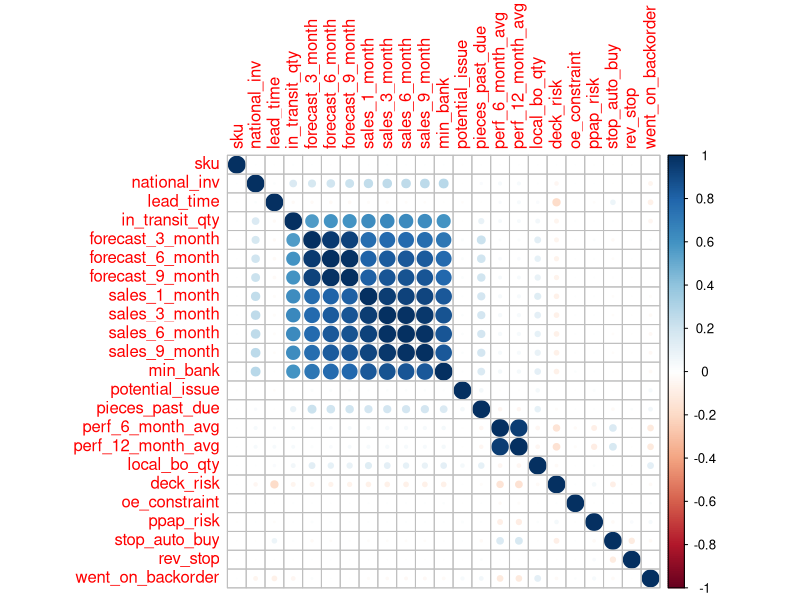
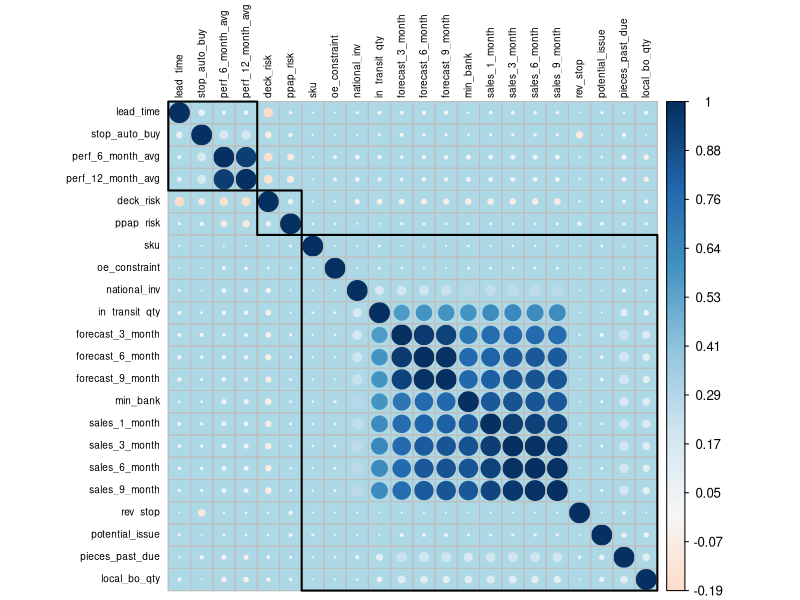
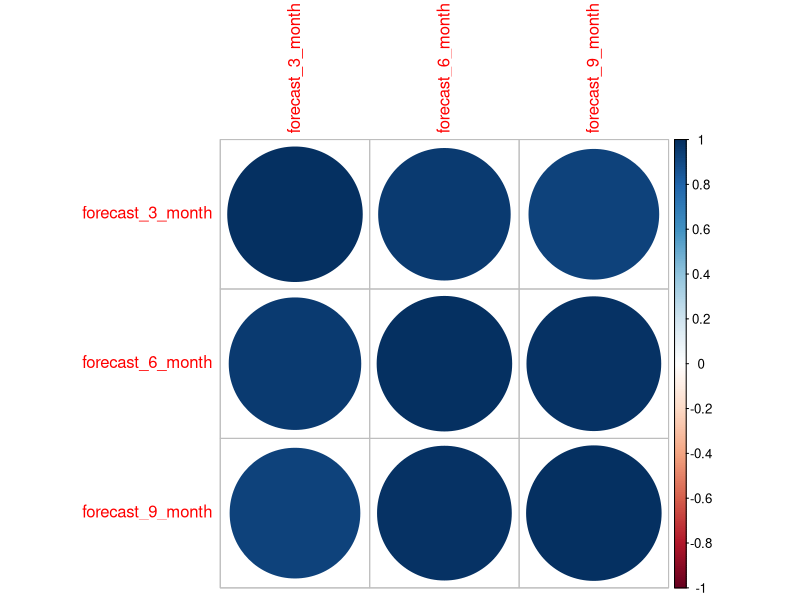
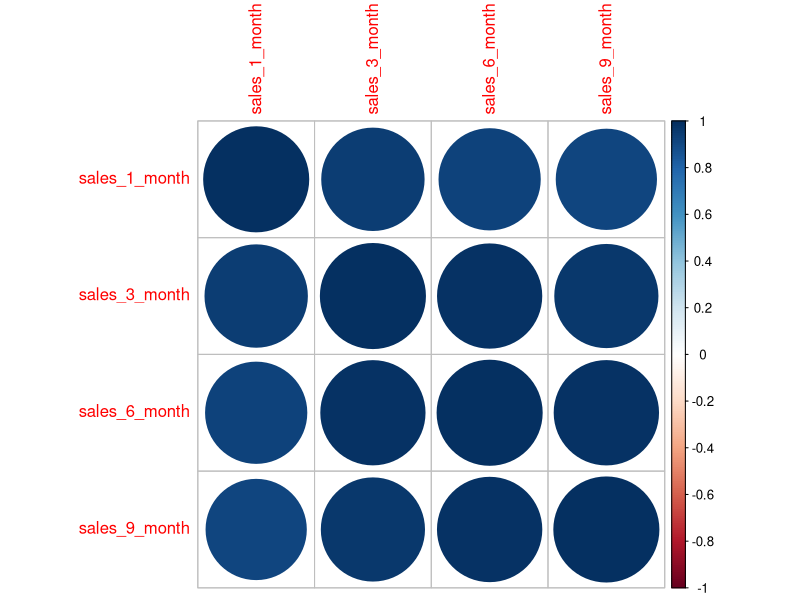
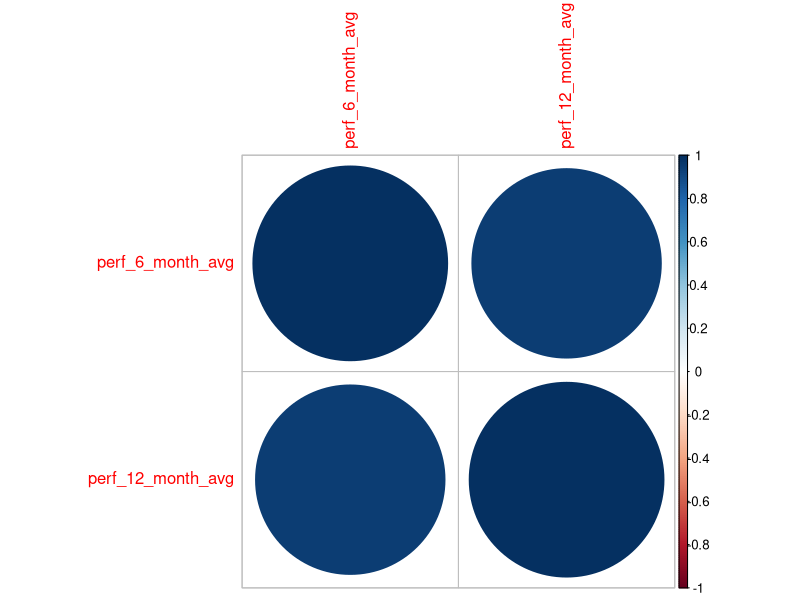
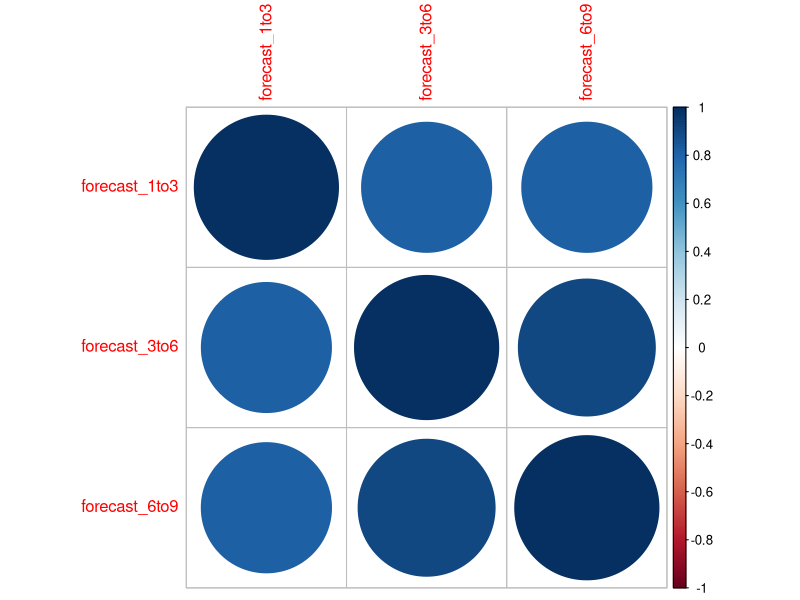
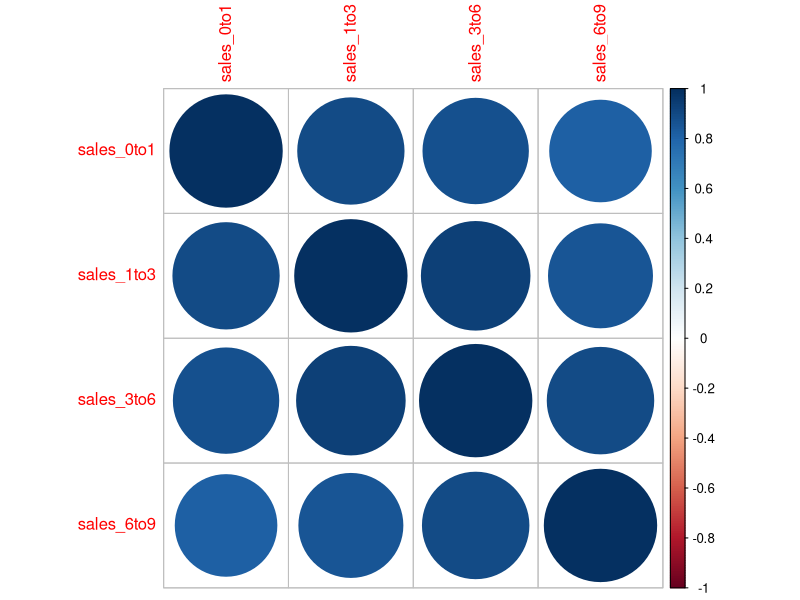
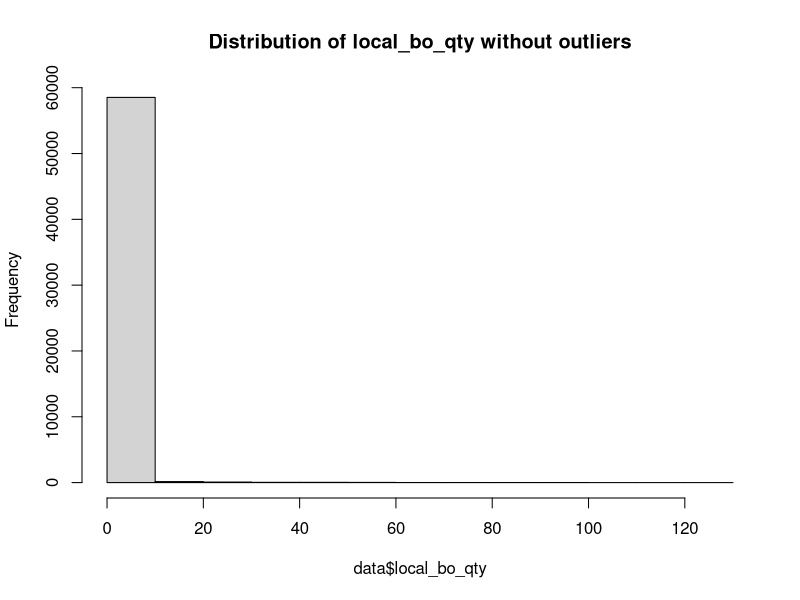

These charts were generated, in order, by the following R code:
## ---- chunk 1
knitr::opts_chunk$set(warning = FALSE, 
                      fig.height = 12,
                      fig.width = 12,
                      fig.align = "center")
## ---- chunk 2
train_before_factor = read.csv("Competition_Train.csv")
missing_values <- any(is.na(train_before_factor))

# Print the result
print(missing_values)
## ---- chunk 3
train = read.csv("Competition_Train.csv")
test = read.csv("Competition_Test.csv")
#str(train)
#str(test)
## ---- chunk 4
train$potential_issue = as.factor(train$potential_issue)
train[18:23] = lapply(train[18:23], as.factor)
#str(train)
test$potential_issue = as.factor(test$potential_issue)
test[18:22] = lapply(test[18:22], as.factor)
#str(test)

## ---- chunk 5
library(plyr)
train$potential_issue = revalue(train$potential_issue, c("0"="No", "1"="Yes"))
train[18:23] = lapply(train[18:23], function(x) revalue(x, c("0"="No", "1"="Yes")))
#str(train)
test$potential_issue = revalue(test$potential_issue, c("0"="No", "1"="Yes"))
test[18:22] = lapply(test[18:22], function(x) revalue(x, c("0"="No", "1"="Yes")))
#str(test)
## ---- chunk 6
temp_train = train
numeric_cols = sapply(temp_train, is.numeric)
# Convert non-numeric columns to numeric
temp_train[!numeric_cols] <- lapply(temp_train[!numeric_cols], as.numeric)  
#str(temp_train)
correlation_matrix = cor(temp_train)
print(correlation_matrix)
library(corrplot)
corrplot(correlation_matrix, method = "circle")
## ---- chunk 7
# Load necessary libraries
library(readr) # For reading data
library(dplyr) # For data manipulation
library(corrplot) # For correlation plot visualization
library(RColorBrewer)

## ---- chunk 8


# Read the dataset
cor_data1 <- read_csv("Competition_Train.csv") # Replace "your_dataset.csv" with the path to your dataset

cor_data1 = subset(cor_data1, select = -c(went_on_backorder))

# Compute correlation matrix
correlation_matrix <- cor(cor_data1)

# Identify correlations with the target variable
#cor_with_target <- correlation_matrix[, "went_on_backorder"]

# Sort correlations in descending order
#cor_with_target_sorted <- sort(cor_with_target, decreasing = TRUE)

# Print correlations with the target variable
#print(cor_with_target_sorted)

col <- colorRampPalette(RColorBrewer::brewer.pal(11, "RdBu"))(200)
corrplot(correlation_matrix, method = "circle", order = "hclust", 
         addrect = 3, tl.cex = 0.6, tl.col = "black", 
         col = col, bg = "lightblue", is.corr = FALSE)

## ---- chunk 9
# Select relevant columns from your data frame
columns_of_interest <- c("forecast_3_month", "forecast_6_month", "forecast_9_month")

# Calculate the correlation matrix
correlation_matrix <- cor(train[, columns_of_interest])

print(correlation_matrix)

# Load the corrplot package
library(corrplot)

# Visualize the correlation matrix
corrplot(correlation_matrix, method = "circle")
## ---- chunk 10
# Select relevant columns from your data frame
columns_of_interest <- c("sales_1_month","sales_3_month","sales_6_month","sales_9_month")

# Calculate the correlation matrix
correlation_matrix <- cor(train[, columns_of_interest])

print(correlation_matrix)

# Load the corrplot package
library(corrplot)

# Visualize the correlation matrix
corrplot(correlation_matrix, method = "circle")
## ---- chunk 11
# Select relevant columns from your data frame
columns_of_interest <- c("perf_6_month_avg","perf_12_month_avg")

# Calculate the correlation matrix
correlation_matrix <- cor(train[, columns_of_interest])

print(correlation_matrix)

# Load the corrplot package
library(corrplot)

# Visualize the correlation matrix
corrplot(correlation_matrix, method = "circle")
## ---- chunk 12
print(colnames(train_before_factor))
## ---- chunk 13
# Assuming your dataset is named "dataset"

factor_col_name <- c("potential_issue", "deck_risk", "oe_constraint", "ppap_risk","stop_auto_buy", "rev_stop")

for (col in factor_col_name) {
  # Count occurrences of each unique value in the column
  table_count <- table(train[[col]])
  
  # Print column name
  cat("Column Name: ", col)
  
  # Print table count
  print(table_count)
  cat("\n")
  
}

## ---- chunk 14
# Subset the dataframe based on the condition train$rev_stop == "yes"
# Subset the dataframe based on the condition train$rev_stop == "yes"
subset_df <- train[train$rev_stop == "Yes", ]

# Extract the value of train$went_on_backorder from the subset
value_of_backorder <- subset_df$went_on_backorder

# Print the value
table(value_of_backorder)

# Subset the dataframe based on the condition train$rev_stop == "yes"
subset_df2 <- train[train$rev_stop == "No", ]

# Extract the value of train$went_on_backorder from the subset
value_of_backorder2 <- subset_df2$went_on_backorder


# Print the value
table(value_of_backorder2)

## ---- chunk 15
# Assuming your dataset is named "dataset" and the numeric column you want to analyze is named "numeric_column"

factor_col_name = c(
"national_inv","lead_time","in_transit_qty","forecast_3_month" ,"forecast_6_month","forecast_9_month" ,"sales_1_month","sales_3_month","sales_6_month","sales_9_month","min_bank","pieces_past_due", "perf_6_month_avg" ,"perf_12_month_avg", "local_bo_qty"
)
for (col in factor_col_name) {
  # Calculate percentiles
  percentiles <- quantile(train[[col]], probs = seq(0, 1, by = 0.1)) # Adjust the sequence to specify desired percentiles
  
  # Convert to a data frame for better display
  percentile_table <- data.frame(Percentile = names(percentiles), Value = as.numeric(percentiles))
  
  title <- paste("Percentile table for column:", col)
  
  # Print the title
  cat(title, "\n")
  
  # Print the percentile table
  print(percentile_table)
}



## ---- chunk 16
factor_col_name <- c(
  "in_transit_qty","pieces_past_due","local_bo_qty"
)

for (col in factor_col_name) {
  # Count non-zero values
  non_zero_count <- sum(train[[col]] != 0)
  
  # Print column name and count of non-zero values
  cat("Number of non-zero values in column", col, ":", non_zero_count,
      " total count: ", non_zero_count/sum(train[[col]])*100, "% \n")
}

## ---- chunk 17
temp_data1 = train
temp_data1$forecast_1to3 = train$forecast_3_month
temp_data1$forecast_3to6 = train$forecast_6_month - train$forecast_3_month
temp_data1$forecast_6to9 = train$forecast_9_month - train$forecast_6_month
average_forecast_3 <- mean(temp_data1$forecast_1to3, na.rm = TRUE)
average_forecast_6 <- mean(temp_data1$forecast_3to6, na.rm = TRUE)
average_forecast_9 <- mean(temp_data1$forecast_6to9, na.rm = TRUE)
str(average_forecast_3)
str(average_forecast_6)
str(average_forecast_9)
temp_data1 <- subset(temp_data1, select = -c(forecast_3_month, forecast_6_month, forecast_9_month))
print(names(temp_data1))
## ---- chunk 18
temp_data1$sales_0to1 = train$sales_1_month
temp_data1$sales_1to3 = train$sales_3_month - train$sales_1_month
temp_data1$sales_3to6 = train$sales_6_month - train$sales_3_month
temp_data1$sales_6to9 = train$sales_9_month - train$sales_6_month
average_sale_1 <- mean(temp_data1$sales_0to1, na.rm = TRUE)
average_sale_3 <- mean(temp_data1$sales_1to3, na.rm = TRUE)
average_sale_6 <- mean(temp_data1$sales_3to6, na.rm = TRUE)
average_sale_9 <- mean(temp_data1$sales_6to9, na.rm = TRUE)
str(average_sale_1)
str(average_sale_3)
str(average_sale_6)
str(average_sale_9)
temp_data1 <- subset(temp_data1, select = -c(sales_1_month, sales_3_month, sales_6_month, sales_9_month))
print(names(temp_data1))
## ---- chunk 19
# Select relevant columns from your data frame
columns_of_interest <- c("forecast_1to3", "forecast_3to6", "forecast_6to9")

# Calculate the correlation matrix
correlation_matrix <- cor(temp_data1[, columns_of_interest])

print(correlation_matrix)

# Load the corrplot package
library(corrplot)

# Visualize the correlation matrix
corrplot(correlation_matrix, method = "circle")
## ---- chunk 20
# Select relevant columns from your data frame
columns_of_interest <- c("sales_0to1","sales_1to3","sales_3to6","sales_6to9")

# Calculate the correlation matrix
correlation_matrix <- cor(temp_data1[, columns_of_interest])

print(correlation_matrix)

# Load the corrplot package
library(corrplot)

# Visualize the correlation matrix
corrplot(correlation_matrix, method = "circle")
## ---- chunk 21
avg1=mean(train$sales_1_month, na.rm = TRUE)
avg3=mean(train$sales_3_month, na.rm = TRUE)
avg6=mean(train$sales_6_month, na.rm = TRUE)
avg9=mean(train$sales_9_month, na.rm = TRUE)
print(mean(train$sales_1_month, na.rm = TRUE))
print(mean(train$sales_3_month, na.rm = TRUE))
print(mean(train$sales_6_month, na.rm = TRUE))
print(mean(train$sales_9_month, na.rm = TRUE))
sa0to3 = avg3
sa3to6 = avg6-avg3
sa6to9 = avg9-avg6
print((sa3to6-sa0to3)/sa0to3)
print((sa6to9-sa3to6)/sa3to6)

## ---- chunk 22
avg3=mean(train$forecast_3_month, na.rm = TRUE)
avg6=mean(train$forecast_6_month, na.rm = TRUE)
avg9=mean(train$forecast_9_month, na.rm = TRUE)
fc0to3 = avg3
fc3to6 = avg6-avg3
fc6to9 = avg9-avg6
print(fc0to3)
print(fc3to6)
print(fc6to9)
print("sss")
print((fc3to6-fc0to3)/fc0to3)
print((fc6to9-fc3to6)/fc3to6)
print("sss")
print(((fc3to6-fc0to3)/fc0to3+(fc6to9-fc3to6)/fc3to6)/2)
## ---- chunk 23
perf_is = ifelse(train$perf_6_month_avg == 0, 0, 1 )
table(perf_is)
sales_is = ifelse(train$sales_6_month == 0 , 0 , 1)
table(sales_is)
## ---- chunk 24
# Assuming 'data' is your dataframe containing the 'local_bo_qty' variable
data = train
summary(data$national_inv)
hist(data$local_bo_qty, main = "Distribution of local_bo_qty without outliers")
# Calculate the interquartile range (IQR)
Q1 <- quantile(data$national_inv, 0.25)
Q3 <- quantile(data$national_inv, 0.75)
IQR <- Q3 - Q1
print(Q1)
print(Q3)
print(IQR)
# Define the threshold for outliers
threshold <- 3* IQR

outliers <- abs(data$national_inv - mean(data$national_inv)) > threshold * sd(data$national_inv)

# Filter out outliers
data_filtered <- data[!(data$national_inv < (Q1 - threshold) | data$national_inv > (Q3 + threshold)), ]

# Check distribution
hist(data_filtered$local_bo_qty, main = "Distribution of local_bo_qty without outliers")
summary(data_filtered$national_inv)
## ---- chunk 25
data = train
data$z_score <- scale(data$local_bo_qty)
hist(data$local_bo_qty)
summary(data$local_bo_qty)
threshold <- 30
data_filtered <- data[abs(data$z_score) <= threshold, ]

# Check distribution
hist(data_filtered$local_bo_qty, main = "Distribution of local_bo_qty without outliers")
summary(data_filtered$local_bo_qty)
## ---- chunk 26
summary(train$min_bank)
## ---- chunk 27
data = train

factor_col_name <- colnames(data)
print(factor_col_name)
for (col in factor_col_name) {
  print(col)
  print(summary(data[[col]]))
  
}
